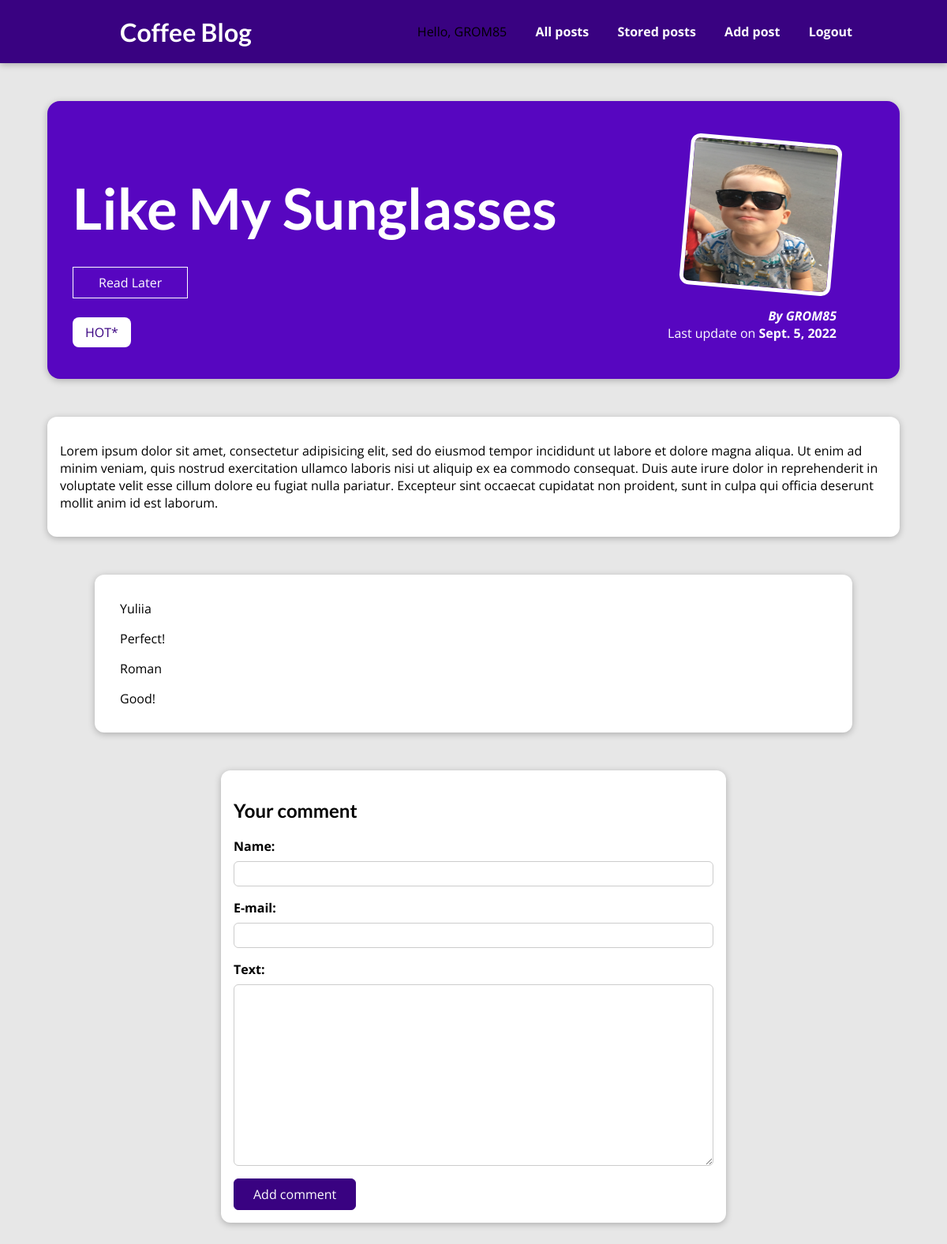
Screenshot of /post/like-my-sunglasses (signed in) with the database file from the repository.
### blog/models.py (models this page shows, shortened)
class Post(models.Model):
    title = models.CharField(max_length=50)
    content = models.TextField(validators=[MinLengthValidator(limit_value=5,
                                                              message='The minimum length of the'
                                                                      ' text should be at least 5 char ')])
    excerpt = models.CharField(max_length=150, blank=True)
    slug = models.SlugField(unique=True)
    image = models.ImageField(upload_to=get_upload_path, null=True)
    updated = models.DateTimeField("Updated", auto_now=True)
    created = models.DateTimeField('Created')
    user = models.ForeignKey(User, on_delete=models.SET_NULL, related_name='posts', blank=True, null=True)
    tag = models.ManyToManyField(Tag, blank=True)

class Tag(models.Model):
    caption = models.TextField()

class Comment(models.Model):
    user_name = models.CharField(max_length=120)
    email = models.EmailField(blank=True)
    text = models.TextField(max_length=300)
    post = models.ForeignKey(Post, on_delete=models.CASCADE, related_name="comments", null=True, blank=True )

### blog/views.py (the view)
# urls.py: path('post/<slug:slug>', PostDetails.as_view(), name='post-details'),
@method_decorator(login_required, name="dispatch")
class PostDetails(View):
    model = Post
    template_name = "blog/post_detail.html"
    def is_stored_post(sefl, request, post_id):
        stored_posts = request.session.get("to_read")
        if stored_posts is not None:
            is_set_to_read = post_id in stored_posts
        else:
            is_set_to_read = False
        return is_set_to_read
    def get(self, request, slug):
        post = Post.objects.get(slug=slug)
        comment_form = CommentForm()
        post_comments = post.comments.order_by("-pk")[:3]
        context = {}
        context['post'] = post
        context['tags'] = post.tag.all()
        context['comment_form'] = comment_form
        context['comment_list'] = post_comments
        context['is_set_to_read'] = self.is_stored_post(request, post.id)
        return render(request, self.template_name, context)
    ''' IF YOU USE <input type="hidden" name="slug" value="{{post.slug}}"> and call POST within the same View,
     so you have to add slug key-word arg. to def post(self,request,slug)'''
    def post(self, request, slug):
        comment_form = CommentForm(request.POST)
        post = Post.objects.get(slug=slug)
        if comment_form.is_valid():
            comment = comment_form.save(commit=False)
            comment.post = post
            comment.save()
            return redirect(to="post-details", slug=slug)
        context = {
            "post": post,
            "tags": post.tag.all(),
            "comment_form": comment_form,
            "comment_list": post.comments.order_by("-pk")[:3],
            "is_set_to_read": self.is_stored_post(request, post.id)
        }
        return render(request, self.template_name, context)

### blog/forms.py
class CommentForm(forms.ModelForm):
    class Meta:
        model = Comment
        exclude = ["post"]
        labels = {
            "user_name": "Name",
            "email": "E-mail",
            "text": "Text",
            "post": "Post",
        }
        error_messages = {
            "user_name": {
                "required": "Username shouldn't be empty!",
                "max_length": "The Max length is 120 char!",
            },
            "email": {
                "required": "Email shouldn't be empty!",
            },
            "text": {
                "required": "Text shouldn't be empty!",
                "max_length": "The Max length is 300 char!"
            }
        }

### blog/templates/blog/post_detail.html (shortened to what this page needs)
{% extends "base.html" %}
{% load static %}
{% block css_file %}
    <link rel="stylesheet" href="{% static "blog/post_detail.css" %}">
{% endblock %}
{% block content %}
    <section id="summary">
        <h2>{{ post.title }}</h2>
        <div>
        <form id="read-later" action="/post/to-read" method="POST">
            <button>
                {% if is_set_to_read %}
                    Remove from "SetToRead"
                {% else %}
                    Read Later
                {% endif %}
            </button>
        </form>
            {% for tag in tags %}
                <span class="tag">{{ tag.caption }}</span>
            {% endfor %}
        </div>
        <article>
            <img src="{% static post.image  %}" alt="{{ post.title }}"/>
            <address>By <a href="mailto:{{ post.user.email }}">{{ post.user }}</a></address>
            <div>
                Last update on <time>{{ post.updated.date}}</time>
            </div>
        </article>
    </section>
    <main>
        <p>{{ post.content|linebreaks }}</p>
    </main>
    <section id="comments">
        <ul>
            <li>
                {% for comment in comment_list %}
                    <p>{{ comment.user_name }}</p>
                    <p>{{ comment.text|linebreaks }}</p>
                {% endfor %}
            </li>
        </ul>
    </section>
    <section id="comment-form">
        <h2>Your comment</h2>
        <form action="{% url "post-details" post.slug %}" method="POST">
                {% for form_field in comment_form %}
                    <div class="form-control {% if form_field.errors %}invalid{% endif %}">
                    {{ form_field.label_tag }}
                    {{ form_field }}
                    </div>
                {% endfor %}
            <button>Add comment</button>
        </form>
    </section>
{% endblock %}

### templates/base.html (shortened to what this page needs)
{% load static %}
<!DOCTYPE html>
<html lang="en">
<head>
    <link rel="stylesheet" href="{% static "app.css" %}">
    {% block css_file %}{% endblock %}
</head>
<body>
    <header id="main-navigation">
       <h1><a href="{% url 'start-page' %}">Coffee Blog</a></h1>
        <nav>
            <span>Hello, {{ request.user }}</span>
            <a href="{% url 'all-posts' %}">All posts</a>
            <a href="{% url 'to-read' %}">Stored posts</a>
            <a href="{% url 'add-post' %}">Add post</a>
            <a href="{% url 'logout' %}">Logout</a>
        </nav>
    </header>
    {% block content %}
    {% endblock %}
</body>
</html>

### static/app.css (style rules this page uses)
* { box-sizing: border-box; }
html { font-family: 'Open Sans', 'Lato', sans-serif; }
body { margin: 0; }
h1, h2, h3 { font-family: 'Lato', sans-serif; font-weight: bold; }
#main-navigation { width: 100%; height: 5rem; display: flex; justify-content: space-between; align-items: center; padding: 0 10%; position: absolute; top: 0; left: 0; }
#main-navigation a { text-decoration: none; color: white; font-weight: bold; margin-left: 2rem; }

### blog/static/blog/post_detail.css (style rules this page uses)
body { background-color: #e7e7e7; }
#main-navigation { background-color: #390281; box-shadow: 0 2px 8px rgba(0, 0, 0, 0.25); }
#summary { margin: 8rem auto 3rem auto; padding: 2rem; width: 90%; max-width: 90rem; border-radius: 16px; background-color: #5706c0; position: relative; box-shadow: 0 2px 8px rgba(0, 0, 0, 0.25); height: 22rem; }
#summary h2 { color: white; font-size: 4.5rem; margin-bottom: 0.25rem; }
#summary article { position: absolute; top: 2rem; right: 3rem; padding: 1rem 2rem; border-radius: 12px; text-align: right; color: white; }
#summary article img { width: 12rem; height: 12rem; border-radius: 12px; transform: rotateZ(5deg); border: 5px solid white; margin-bottom: 1rem; }
#summary address { font-weight: bold; }
#summary a { color: white; text-decoration: none; }
#summary time { font-weight: bold; }
#read-later { margin: 2rem 0; }
#read-later button { background-color: transparent; border: 1px solid white; padding: 0.5rem 2rem; font: inherit; color: white; cursor: pointer; }
main { width: 90%; max-width: 90rem; margin: 3rem auto; background-color: white; padding: 1rem; border-radius: 12px; box-shadow: 0 2px 8px rgba(0, 0, 0, 0.25); }
.tag { background-color: white; color: #390281; padding: 0.5rem 1rem; border-radius: 8px; }
#comment-form { margin: 3rem auto; width: 90%; max-width: 40rem; border-radius: 12px; background-color: white; box-shadow: 0 2px 8px rgba(0, 0, 0, 0.25); padding: 1rem; }
#comment-form button { font: inherit; background-color: #390281; color: white; border: 1px solid #390281; padding: 0.5rem 1.5rem; border-radius: 6px; cursor: pointer; }
.form-control { margin-bottom: 1rem; }
.form-control label { font-weight: bold; margin-bottom: 0.5rem; display: block; }
.form-control input, .form-control textarea { display: block; width: 100%; font: inherit; padding: 0.25rem; border-radius: 6px; border: 1px solid #ccc; }
#comments { margin: 3rem auto; width: 90%; max-width: 60rem; border-radius: 12px; background-color: white; box-shadow: 0 2px 8px rgba(0, 0, 0, 0.25); padding: 1rem 2rem; }
#comments ul { list-style: none; margin: 0; padding: 0; }
#comments li { margin-bottom: 1rem; border-bottom: 2px solid #ccc; }
#comments li:last-of-type { border-bottom: none; }

### rows the page displays
Post: title "Like My Sunglasses", image (picture), user "GROM85", updated "Sept. 5, 2022", content "Lorem ipsum dolor sit amet, consectetur adipisicing elit, sed do eiusmod tempor incididunt ut labore et dolore magna aliqua. Ut enim ad minim veniam, quis nostrud exercitation ullamco laboris nisi ut aliquip ex ea commodo consequat. Duis aute irure dolor in reprehenderit in voluptate velit esse cillum dolore eu fugiat nulla pariatur. Excepteur sint occaecat cupidatat non proident, sunt in culpa qui officia deserunt mollit anim id est laborum."
Tag: caption "HOT*"
Comment: user_name "Yuliia", text "Perfect!"
Comment: user_name "Roman", text "Good!"

### other values shown
{{ request.user }} "GROM85"
